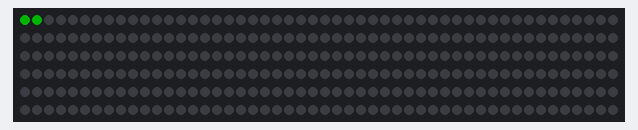
Simulated run of this sketch. Board: Arduino Uno, built with avr-gcc and run on an emulated ATmega328P. Shown: 300 RGB LEDs in strip order, left to right, continuing on the next row. Dim RGB values are drawn brighter than linear.

Above: at 1.2 s.
At 9.55 s:
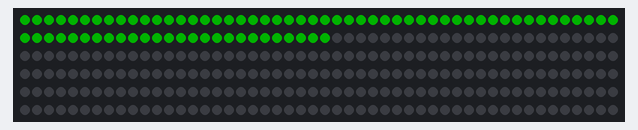
At 18.02 s:
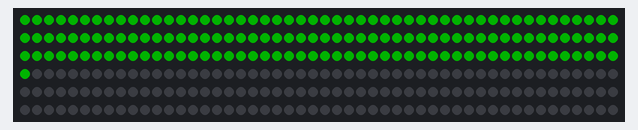
At 26.38 s:
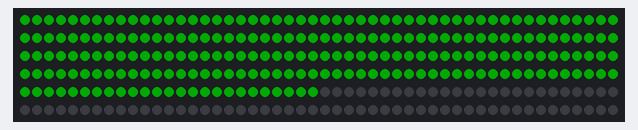
At 34.87 s:
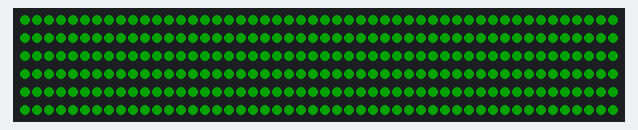
At 37.0 s:
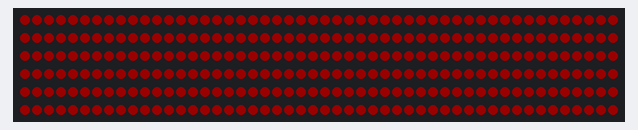

Measured:
- what the display in image 5 shows lasts 1.1 s, from 36.9 s to 38.0 s

The sketch:

TestingFastLED.ino
```cpp
#include <FastLED.h>
#define NUM_LEDS 60*5
#define DATA_PIN 9
#define COLOR_ORDER GRB
#define CHIPSET WS2812B
#define BRIGHTNESS 60
#define VOLTS 5
#define MAX_AMPS 500

CRGB leds[NUM_LEDS];

void setup() {
  // put your setup code here, to run once:
  FastLED.addLeds<CHIPSET, DATA_PIN, COLOR_ORDER>(leds, NUM_LEDS);
  FastLED.setMaxPowerInVoltsAndMilliamps(VOLTS, MAX_AMPS);
  FastLED.setBrightness(BRIGHTNESS);
  FastLED.clear();
  FastLED.show();
}

void loop() {
  // put your main code here, to run repeatedly:
  leds[0] = CRGB(255, 0, 0);
  FastLED.show();
  delay(1000);

  FastLED.clear();  // set all pixel colors to 'off'. It only takes effect if pixels.show() is called

  // turn pixels to green one-by-one with delay between each pixel
  for (int pixel = 0; pixel < NUM_LEDS; pixel++) {           // for each pixel
    leds[pixel] = CRGB(0, 255, 0);
    FastLED.show();                                           // update to the NeoPixel Led Strip

    delay(100);  // 500ms pause between each pixel
  }

  // turn off all pixels for two seconds
  FastLED.clear();
  FastLED.show();  // update to the NeoPixel Led Strip
  delay(2000);      // 2 seconds off time

  // turn on all pixels to red at the same time for two seconds
  for (int pixel = 0; pixel < NUM_LEDS; pixel++) {           // for each pixel
    leds[pixel] = CRGB(255, 0, 0);
  }
  FastLED.show();  // update to the NeoPixel Led Strip
  delay(1000);      // 1 second on time

  // turn off all pixels for one seconds
  FastLED.clear();
  FastLED.show();  // update to the NeoPixel Led Strip
  delay(1000);      // 1 second off time

}
```
